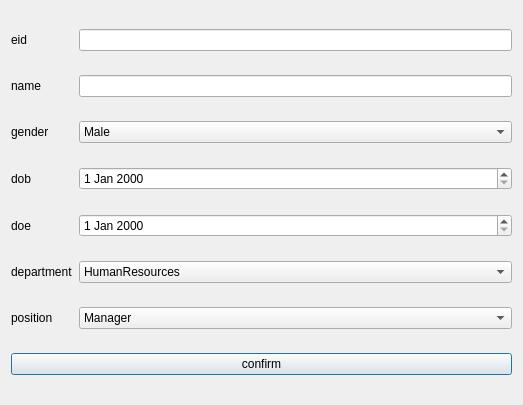
<?xml version="1.0" encoding="UTF-8"?>
<ui version="4.0">
 <class>modify</class>
 <widget class="QDialog" name="modify">
  <property name="geometry">
   <rect>
    <x>0</x>
    <y>0</y>
    <width>523</width>
    <height>405</height>
   </rect>
  </property>
  <property name="windowTitle">
   <string>Dialog</string>
  </property>
  <layout class="QFormLayout" name="formLayout">
   <item row="0" column="0" colspan="2">
    <layout class="QFormLayout" name="formLayout_2">
     <item row="0" column="0">
      <widget class="QLabel" name="label_6">
       <property name="sizePolicy">
        <sizepolicy hsizetype="Expanding" vsizetype="Expanding">
         <horstretch>0</horstretch>
         <verstretch>0</verstretch>
        </sizepolicy>
       </property>
       <property name="text">
        <string>eid</string>
       </property>
      </widget>
     </item>
     <item row="2" column="0">
      <widget class="QLabel" name="label_7">
       <property name="sizePolicy">
        <sizepolicy hsizetype="Expanding" vsizetype="Expanding">
         <horstretch>0</horstretch>
         <verstretch>0</verstretch>
        </sizepolicy>
       </property>
       <property name="text">
        <string>gender</string>
       </property>
      </widget>
     </item>
     <item row="2" column="1">
      <widget class="QComboBox" name="gender_2">
       <item>
        <property name="text">
         <string>Male</string>
        </property>
       </item>
       <item>
        <property name="text">
         <string>Female</string>
        </property>
       </item>
      </widget>
     </item>
     <item row="5" column="0">
      <widget class="QLabel" name="label_8">
       <property name="sizePolicy">
        <sizepolicy hsizetype="Expanding" vsizetype="Expanding">
         <horstretch>0</horstretch>
         <verstretch>0</verstretch>
        </sizepolicy>
       </property>
       <property name="text">
        <string>department</string>
       </property>
      </widget>
     </item>
     <item row="5" column="1">
      <widget class="QComboBox" name="department_2">
       <item>
        <property name="text">
         <string>HumanResources</string>
        </property>
       </item>
       <item>
        <property name="text">
         <string>Accounting</string>
        </property>
       </item>
       <item>
        <property name="text">
         <string>Sales</string>
        </property>
       </item>
       <item>
        <property name="text">
         <string>Administration</string>
        </property>
       </item>
      </widget>
     </item>
     <item row="6" column="0">
      <widget class="QLabel" name="label_9">
       <property name="sizePolicy">
        <sizepolicy hsizetype="Expanding" vsizetype="Expanding">
         <horstretch>0</horstretch>
         <verstretch>0</verstretch>
        </sizepolicy>
       </property>
       <property name="text">
        <string>position</string>
       </property>
      </widget>
     </item>
     <item row="6" column="1">
      <widget class="QComboBox" name="position_2">
       <item>
        <property name="text">
         <string>Manager</string>
        </property>
       </item>
       <item>
        <property name="text">
         <string>HRSpecialist</string>
        </property>
       </item>
       <item>
        <property name="text">
         <string>TreasuryAttache</string>
        </property>
       </item>
       <item>
        <property name="text">
         <string>SalesExecutive</string>
        </property>
       </item>
       <item>
        <property name="text">
         <string>AdministrativeCommissioner</string>
        </property>
       </item>
      </widget>
     </item>
     <item row="0" column="1">
      <widget class="QLineEdit" name="eid_2">
       <property name="sizePolicy">
        <sizepolicy hsizetype="MinimumExpanding" vsizetype="Fixed">
         <horstretch>0</horstretch>
         <verstretch>0</verstretch>
        </sizepolicy>
       </property>
      </widget>
     </item>
     <item row="1" column="0">
      <widget class="QLabel" name="label_10">
       <property name="sizePolicy">
        <sizepolicy hsizetype="Expanding" vsizetype="Expanding">
         <horstretch>0</horstretch>
         <verstretch>0</verstretch>
        </sizepolicy>
       </property>
       <property name="text">
        <string>name</string>
       </property>
      </widget>
     </item>
     <item row="1" column="1">
      <widget class="QLineEdit" name="name_2"/>
     </item>
     <item row="7" column="0" colspan="2">
      <widget class="QPushButton" name="confirm_2">
       <property name="sizePolicy">
        <sizepolicy hsizetype="Expanding" vsizetype="Fixed">
         <horstretch>0</horstretch>
         <verstretch>0</verstretch>
        </sizepolicy>
       </property>
       <property name="text">
        <string>confirm</string>
       </property>
      </widget>
     </item>
     <item row="3" column="0">
      <widget class="QLabel" name="label">
       <property name="text">
        <string>dob</string>
       </property>
      </widget>
     </item>
     <item row="4" column="0">
      <widget class="QLabel" name="label_2">
       <property name="text">
        <string>doe</string>
       </property>
      </widget>
     </item>
     <item row="3" column="1">
      <widget class="QDateEdit" name="dateEdit"/>
     </item>
     <item row="4" column="1">
      <widget class="QDateEdit" name="dateEdit_2"/>
     </item>
    </layout>
   </item>
  </layout>
 </widget>
 <resources/>
 <connections/>
</ui>
